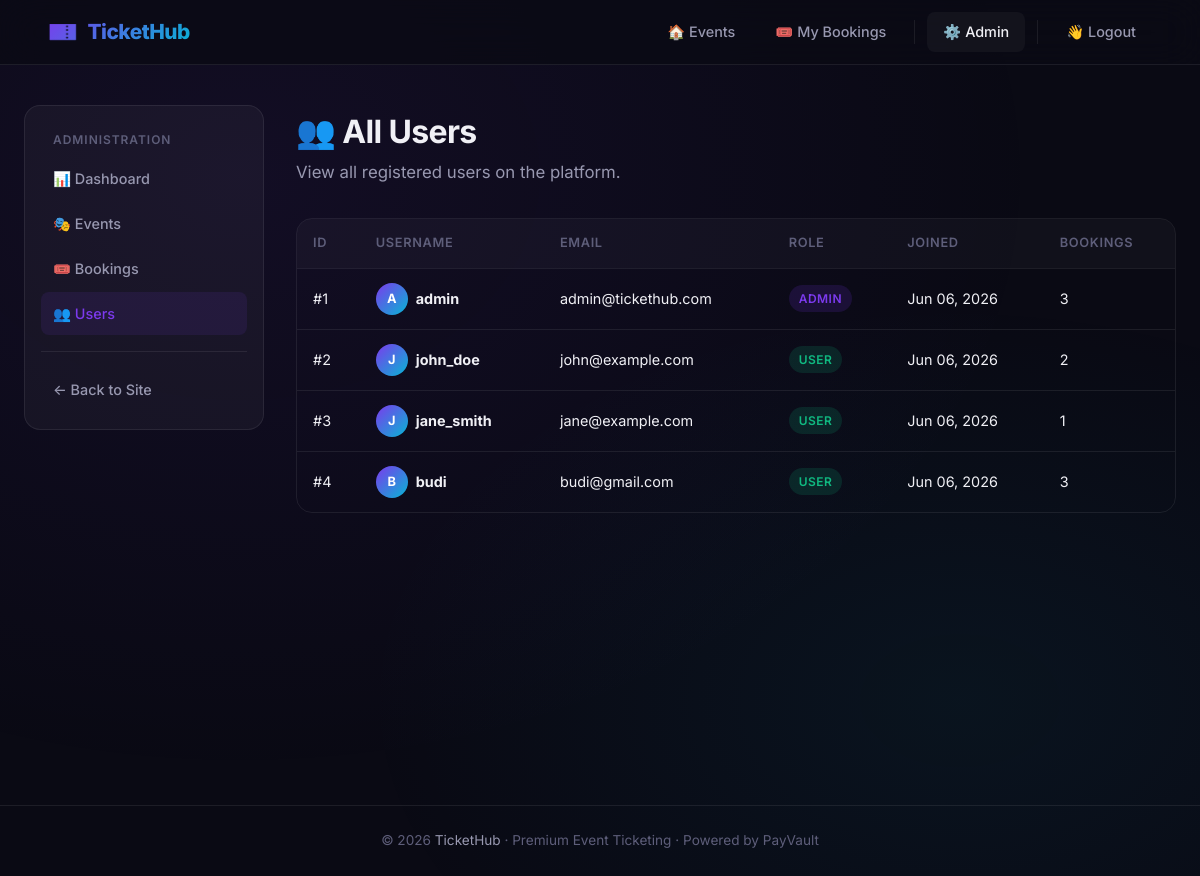
Page /admin/users (signed in) on the committed database.
### tickethub_core/models.py (models this page shows)
class User(UserMixin, db.Model):
    __tablename__ = "users"
    id = db.Column(db.Integer, primary_key=True)
    username = db.Column(db.String(80), unique=True, nullable=False)
    email = db.Column(db.String(120), unique=True, nullable=False)
    password_hash = db.Column(db.String(256), nullable=False)
    is_admin = db.Column(db.Boolean, default=False, nullable=False)
    created_at = db.Column(
        db.DateTime, nullable=False, default=lambda: datetime.now(timezone.utc)
    )
    bookings = db.relationship("Booking", backref="user", lazy=True)
    reviews = db.relationship("Review", backref="user", lazy=True)

### tickethub_core/app.py (the view)
@app.route("/admin/users")
@admin_required
def admin_users():
    users = User.query.order_by(User.created_at.desc()).all()
    return render_template("admin/users.html", users=users)

### tickethub_core/app.py (called while the page is built)
@login_manager.user_loader
def load_user(user_id):
    return User.query.get(int(user_id))

def admin_required(f):
    @wraps(f)
    @login_required
    def decorated(*args, **kwargs):
        if not current_user.is_admin:
            abort(403)
        return f(*args, **kwargs)
    return decorated

@app.context_processor
def inject_globals():
    return {"now": datetime.now(timezone.utc)}

### tickethub_core/templates/admin/users.html (shortened to what this page needs)
{% extends "base.html" %}
{% block content %}
<div class="container">
    <div class="admin-layout">
        <aside class="admin-sidebar">
            <div class="sidebar-title">Administration</div>
            <a href="{{ url_for('admin_dashboard') }}">📊 Dashboard</a>
            <a href="{{ url_for('admin_events') }}">🎭 Events</a>
            <a href="{{ url_for('admin_bookings') }}">🎟️ Bookings</a>
            <a href="{{ url_for('admin_users') }}" class="active">👥 Users</a>
            <div style="margin-top: 16px; padding-top: 16px; border-top: 1px solid var(--border-subtle);">
                <a href="{{ url_for('index') }}">← Back to Site</a>
            </div>
        </aside>
        <div class="admin-main">
            <h1 class="page-title fade-in-up">👥 All Users</h1>
            <p class="page-subtitle fade-in-up">View all registered users on the platform.</p>
            {% if users %}
                <div class="table-wrapper fade-in-up">
                    <table>
                        <thead>
                            <tr>
                                <th>ID</th>
                                <th>Username</th>
                                <th>Email</th>
                                <th>Role</th>
                                <th>Joined</th>
                                <th>Bookings</th>
                            </tr>
                        </thead>
                        <tbody>
                            {% for user in users %}
                                <tr>
                                    <td>#{{ user.id }}</td>
                                    <td>
                                        <div class="d-flex align-center gap-1">
                                            <div class="review-avatar" style="width:32px;height:32px;font-size:0.8rem;">{{ user.username[0] | upper }}</div>
                                            <strong>{{ user.username }}</strong>
                                        </div>
                                    </td>
                                    <td>{{ user.email }}</td>
                                    <td>
                                        {% if user.is_admin %}
                                            <span class="badge badge-admin">Admin</span>
                                        {% else %}
                                            <span class="badge badge-confirmed">User</span>
                                        {% endif %}
                                    </td>
                                    <td>{{ user.created_at.strftime('%b %d, %Y') }}</td>
                                    <td>{{ user.bookings | length }}</td>
                                </tr>
                            {% endfor %}
                        </tbody>
                    </table>
                </div>
            {% else %}
                <div class="empty-state fade-in-up">
                    <div class="empty-icon">👥</div>
                    <h3>No users yet</h3>
                    <p>Users will appear here when they register.</p>
                </div>
            {% endif %}
        </div>
    </div>
</div>
{% endblock %}

### tickethub_core/static/css/style.css (style rules this page uses)
:root { --bg-primary: #0a0a14; --bg-secondary: #111127; --bg-card: rgba(255, 255, 255, 0.04); --bg-card-hover: rgba(255, 255, 255, 0.08); --bg-glass: rgba(255, 255, 255, 0.06); --bg-input: rgba(255, 255, 255, 0.06); --border-subtle: rgba(255, 255, 255, 0.08); --border-accent: rgba(124, 58, 237, 0.3); --text-primary: #f0f0f5; --text-secondary: #9898b0; --text-muted: #5e5e7a; --accent-start: #7c3aed; --accent-end: #06b6d4; --accent-gradient: linear-gradient(135deg, var(--accent-start), var(--accent-end)); --success: #10b981; --warning: #f59e0b; --error: #ef4444; --info: #3b82f6; --radius-sm: 8px; --radius-md: 12px; --radius-lg: 16px; --radius-xl: 24px; --shadow-sm: 0 2px 8px rgba(0, 0, 0, 0.3); --shadow-md: 0 4px 24px rgba(0, 0, 0, 0.4); --shadow-lg: 0 8px 40px rgba(0, 0, 0, 0.5); --shadow-glow: 0 0 30px rgba(124, 58, 237, 0.15); --transition-fast: 0.15s ease; --transition-base: 0.3s cubic-bezier(0.4, 0, 0.2, 1); --transition-slow: 0.5s cubic-bezier(0.4, 0, 0.2, 1); }
*, *::before, *::after { margin: 0; padding: 0; box-sizing: border-box; }
html { font-size: 16px; scroll-behavior: smooth; }
body { font-family: 'Inter', -apple-system, BlinkMacSystemFont, sans-serif; background: var(--bg-primary); color: var(--text-primary); line-height: 1.6; min-height: 100vh; overflow-x: hidden; -webkit-font-smoothing: antialiased; }
body::before { content: ''; position: fixed; top: 0; left: 0; width: 100%; height: 100%; background: radial-gradient(ellipse 800px 600px at 20% 20%, rgba(124, 58, 237, 0.08), transparent), radial-gradient(ellipse 600px 400px at 80% 80%, rgba(6, 182, 212, 0.06), transparent); pointer-events: none; z-index: 0; }
a { color: var(--accent-start); text-decoration: none; transition: color var(--transition-fast); }
.container { max-width: 1200px; margin: 0 auto; padding: 0 24px; position: relative; z-index: 1; }
h1, h2, h3, h4, h5, h6 { font-weight: 700; line-height: 1.2; letter-spacing: -0.02em; }
.page-title { font-size: 2rem; margin-bottom: 8px; }
.page-subtitle { color: var(--text-secondary); font-size: 1.05rem; font-weight: 400; margin-bottom: 32px; }
.badge { display: inline-flex; align-items: center; padding: 4px 10px; border-radius: 50px; font-size: 0.75rem; font-weight: 600; text-transform: uppercase; letter-spacing: 0.04em; }
.badge-confirmed { background: rgba(16, 185, 129, 0.15); color: var(--success); }
.badge-admin { background: rgba(124, 58, 237, 0.15); color: var(--accent-start); }
.table-wrapper { overflow-x: auto; border-radius: var(--radius-lg); border: 1px solid var(--border-subtle); }
table { width: 100%; border-collapse: collapse; }
thead th { background: rgba(255, 255, 255, 0.03); padding: 14px 16px; text-align: left; font-size: 0.8rem; font-weight: 600; color: var(--text-muted); text-transform: uppercase; letter-spacing: 0.05em; border-bottom: 1px solid var(--border-subtle); }
tbody td { padding: 14px 16px; font-size: 0.9rem; border-bottom: 1px solid var(--border-subtle); }
tbody tr:last-child td { border-bottom: none; }
tbody tr { transition: background var(--transition-fast); }
.review-avatar { width: 44px; height: 44px; border-radius: 50%; background: var(--accent-gradient); display: flex; align-items: center; justify-content: center; font-weight: 700; font-size: 1rem; flex-shrink: 0; color: white; }
.admin-layout { display: grid; grid-template-columns: 240px 1fr; gap: 32px; min-height: calc(100vh - 140px); }
.admin-sidebar { background: var(--bg-card); border-radius: var(--radius-lg); border: 1px solid var(--border-subtle); padding: 16px; height: fit-content; position: sticky; top: 88px; }
.admin-sidebar .sidebar-title { font-size: 0.75rem; text-transform: uppercase; letter-spacing: 0.08em; color: var(--text-muted); padding: 8px 12px; font-weight: 600; }
.admin-sidebar a { display: flex; align-items: center; gap: 10px; padding: 10px 12px; border-radius: var(--radius-sm); color: var(--text-secondary); font-size: 0.9rem; font-weight: 500; transition: all var(--transition-fast); margin-bottom: 2px; }
.admin-sidebar a.active { background: rgba(124, 58, 237, 0.1); color: var(--accent-start); }
.admin-main { padding: 8px 0; }
.fade-in-up { animation: fadeInUp 0.5s cubic-bezier(0.16, 1, 0.3, 1) both; }
.d-flex { display: flex; }
.align-center { align-items: center; }
.gap-1 { gap: 8px; }

### rows in the picture
User: id "1", username "A", username "admin", email "admin@tickethub.com", is_admin "ADMIN", created_at "Jun 06, 2026", bookings|length "3"
User: id "2", username "J", username "john_doe", email "john@example.com", is_admin "USER", created_at "Jun 06, 2026", bookings|length "2"
User: id "3", username "J", username "jane_smith", email "jane@example.com", is_admin "USER", created_at "Jun 06, 2026", bookings|length "1"
User: id "4", username "B", username "budi", email "budi@gmail.com", is_admin "USER", created_at "Jun 06, 2026", bookings|length "3"
